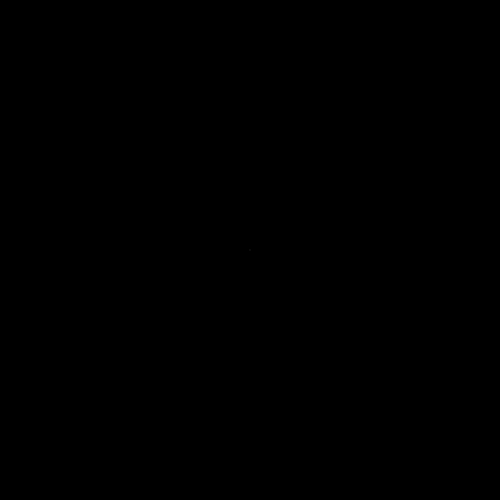
Frame 1 (no input)
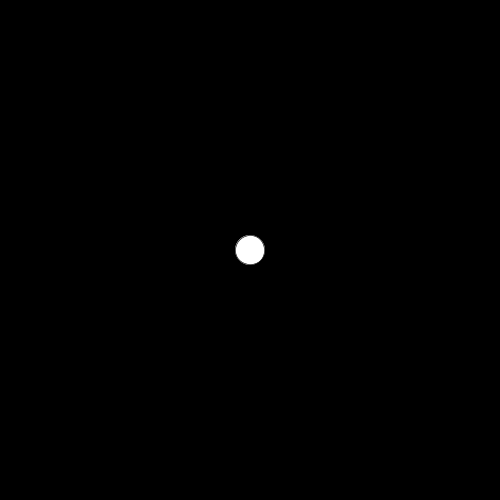
Frame 60 (the mouse pressed at the canvas centre just before this capture)
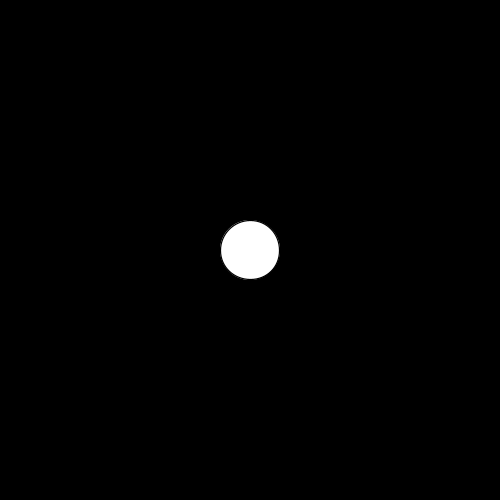
Frame 120 (the mouse held since frame 60 and released just before this capture)

The Processing sketch that drew these frames (run headless with seeded random() and noise(); from frame 60 on, the mouse is pressed at the canvas centre):

// Processing sketch: Growing_Circles
// ── Growing_Circles.pde
float a = 0;


void setup()
{
  size(500,500);
  ellipseMode(CENTER);
 frameRate(500);
}
void draw()
{
  background(0);
  
  a = a+ .01;
  
  translate(width/2,height/2);
  scale(a);
  fill(255);
  ellipse(0,0,50,50);
  println("radius");
}
